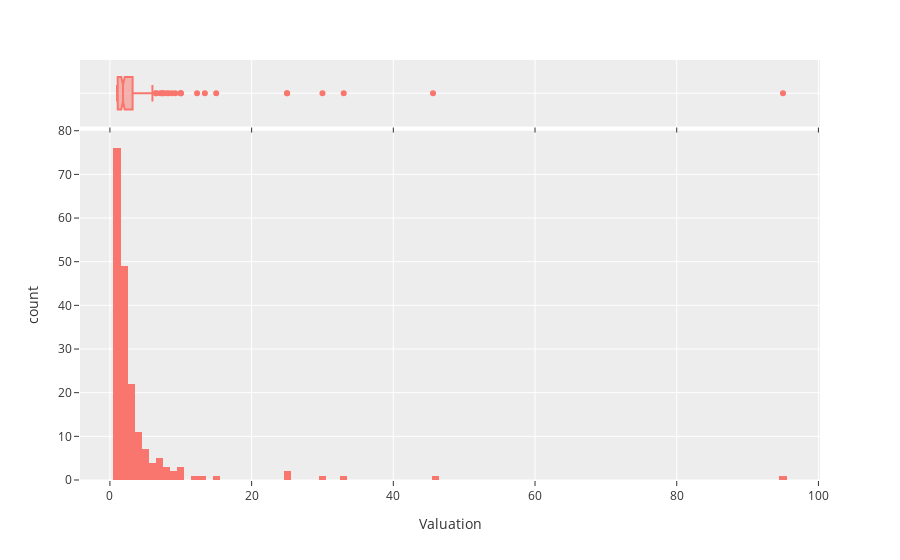

Write notebook code for a chart like this one.
### Markdown cell above
Fintech

### Code cell
fig2 = px.histogram(df[df['Industry']=='Fintech'], x="Valuation", nbins=100,marginal='box')
fig2.show()

### Figure 1 — Plotly figure (JSON) as saved in the notebook; plotly's stock layout.template omitted (floating-point values rounded to 4 significant figures; data arrays with more than 128 entries replaced by an {"elided": "..."} marker saying what was removed)
{"data": [{"alignmentgroup": "True", "bingroup": "x", "hovertemplate": "Valuation=%{x}<br>count=%{y}<extra></extra>", "legendgroup": "", "marker": {"color": "#F8766D", "pattern": {"shape": ""}}, "name": "", "nbinsx": 100, "offsetgroup": "", "orientation": "v", "showlegend": false, "type": "histogram", "x": {"elided": "191 float values"}, "xaxis": "x", "yaxis": "y"}, {"alignmentgroup": "True", "hovertemplate": "Valuation=%{x}<extra></extra>", "legendgroup": "", "marker": {"color": "#F8766D"}, "name": "", "notched": true, "offsetgroup": "", "showlegend": false, "type": "box", "x": {"elided": "191 float values"}, "xaxis": "x2", "yaxis": "y2"}], "layout": {"barmode": "relative", "legend": {"tracegroupgap": 0}, "margin": {"t": 60}, "xaxis": {"anchor": "y", "domain": [0, 1], "title": {"text": "Valuation"}}, "xaxis2": {"anchor": "y2", "domain": [0, 1], "matches": "x", "showticklabels": false}, "yaxis": {"anchor": "x", "domain": [0, 0.8316], "title": {"text": "count"}}, "yaxis2": {"anchor": "x2", "domain": [0.8416, 1], "matches": "y2", "showline": false, "showticklabels": false, "ticks": ""}}}
